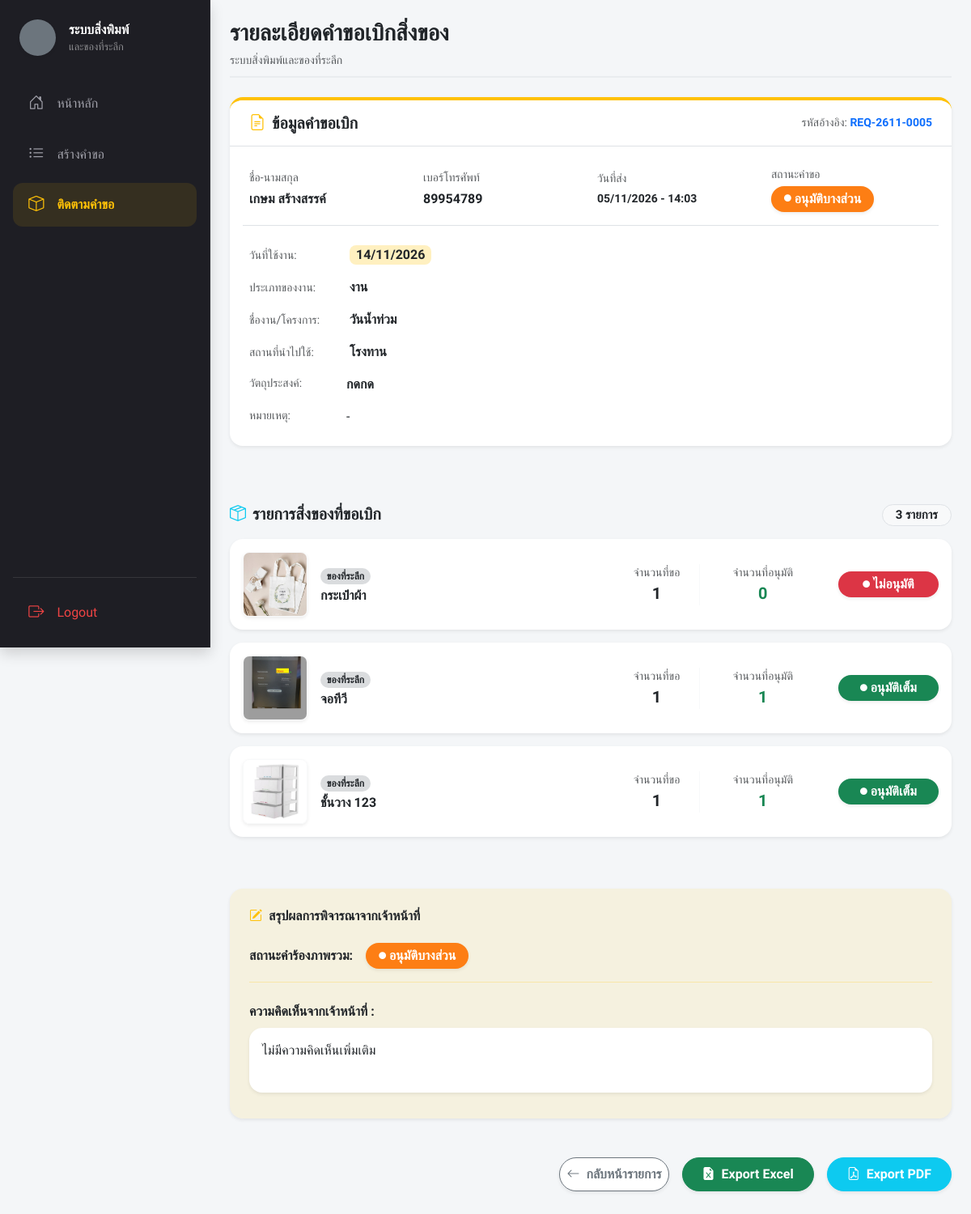
Page /index.php?page=request_view&id=30 (signed in) on the committed database.
### tables this page shows
CREATE TABLE `requests` (
  `request_id` int(11) NOT NULL,
  `request_no` varchar(20) NOT NULL,
  `user_id` int(11) NOT NULL,
  `request_date` datetime DEFAULT current_timestamp(),
  `use_date` date DEFAULT NULL,
  `event_type` varchar(50) DEFAULT NULL,
  `event_name` varchar(200) DEFAULT NULL,
  `location` varchar(200) DEFAULT NULL,
  `purpose` text DEFAULT NULL,
  `user_note` text DEFAULT NULL,
  `status` varchar(20) DEFAULT 'Pending',
  `admin_comment` text DEFAULT NULL,
  `approved_at` datetime DEFAULT NULL,
  `approved_by` int(11) DEFAULT NULL,
  `is_read_user` tinyint(1) NOT NULL DEFAULT 0
);

CREATE TABLE `users` (
  `user_id` int(11) NOT NULL,
  `username` varchar(50) NOT NULL,
  `password` varchar(255) NOT NULL,
  `full_name` varchar(100) DEFAULT NULL,
  `email` varchar(150) DEFAULT NULL,
  `department_id` int(11) DEFAULT NULL,
  `sub_department_id` int(11) DEFAULT NULL,
  `employment_type_id` int(11) DEFAULT NULL,
  `position` varchar(100) DEFAULT NULL,
  `phone_number` varchar(20) DEFAULT NULL,
  `role` varchar(20) DEFAULT 'User',
  `approve_user` int(2) NOT NULL DEFAULT 0,
  `created_at` datetime NOT NULL
);

CREATE TABLE `request_items` (
  `request_item_id` int(11) NOT NULL,
  `request_id` int(11) NOT NULL,
  `item_id` int(11) NOT NULL,
  `requested_qty` int(11) NOT NULL,
  `approved_qty` int(11) DEFAULT NULL,
  `item_status` varchar(20) DEFAULT NULL
);

CREATE TABLE `categories` (
  `category_id` int(11) NOT NULL,
  `name` varchar(100) DEFAULT NULL,
  `is_active` tinyint(1) DEFAULT 1,
  `created_at` datetime DEFAULT current_timestamp()
);

CREATE TABLE `items` (
  `id` int(11) NOT NULL,
  `item_code` varchar(20) NOT NULL,
  `category_id` int(11) NOT NULL,
  `name` varchar(200) NOT NULL,
  `description` text DEFAULT NULL,
  `current_stock` int(11) DEFAULT 0,
  `is_active` tinyint(1) NOT NULL DEFAULT 1,
  `low_stock_threshold` int(11) DEFAULT 10,
  `images` text DEFAULT NULL,
  `created_at` datetime DEFAULT current_timestamp()
);

### views/user/request_view.php (the view, shortened to what this page needs)
<?php
$request_id = $_GET['id'] ?? '';
$user_id = $_SESSION['user_id'] ?? 0;
$stmt = $pdo->prepare("
    SELECT r.*, u.full_name, u.phone_number
    FROM requests r
    JOIN users u ON r.user_id = u.user_id
    WHERE r.request_id = ? AND r.user_id = ?
");
$stmt->execute([$request_id, $user_id]);
$request = $stmt->fetch();
$currentStatus = trim($request['status'] ?? '');
if ($currentStatus !== 'รออนุมัติ' && strtolower($currentStatus) !== 'pending' && empty($request['is_read_user'])) {
    $pdo->prepare('UPDATE requests SET is_read_user = 1 WHERE request_id = ? AND user_id = ?')->execute([$request_id, $user_id]);
    $request['is_read_user'] = 1;
}
$itemStmt = $pdo->prepare("
    SELECT
        ri.*,
        i.name AS item_name,
        i.images,
        c.name AS category_name
    FROM request_items ri
    LEFT JOIN items i ON ri.item_id = i.id
    LEFT JOIN categories c ON i.category_id = c.category_id
    WHERE ri.request_id = ?
");
$itemStmt->execute([$request_id]);
$items = $itemStmt->fetchAll();
$statusText = $request['status'];
$badgeStyle = 'min-width: 110px; ';
if ($statusText === 'รออนุมัติ' || $statusText === 'Pending') {
    $badgeStyle .= 'background-color: #fbff00; color: #000;';
    $statusText = 'รออนุมัติ';
} elseif (strpos($statusText, 'อนุมัติบางส่วน') !== false) {
    $badgeStyle .= 'background-color: #fd7e14; color: #fff;';
} elseif (strpos($statusText, 'ไม่อนุมัติ') !== false) {
    $badgeStyle .= 'background-color: #dc3545; color: #fff;';
} elseif (strpos($statusText, 'อนุมัติ') !== false) {
    $badgeStyle .= 'background-color: #28a745; color: #fff;';
} else {
    $badgeStyle .= 'background-color: #6c757d; color: #fff;';
}
?>
<div class="d-flex justify-content-between align-items-center mb-4 pb-2" style="border-bottom: 2px solid #e9ecef;">
    <div>
        <h3 class="fw-bolder mb-1 text-dark">รายละเอียดคำขอเบิกสิ่งของ</h3>
        <span class="text-muted small">ระบบสิ่งพิมพ์และของที่ระลึก</span>
    </div>
</div>
<div class="card border-0 rounded-4 shadow-sm mb-4 border-warning border-top border-4 bg-white">
    <div class="card-header bg-white py-3 px-4 border-bottom d-flex justify-content-between align-items-center rounded-top-4">
        <h5 class="fw-bold mb-0 text-dark"><i class="bi bi-file-earmark-text me-2 text-warning"></i>ข้อมูลคำขอเบิก</h5>
        <span class="text-muted small">รหัสอ้างอิง: <span class="fw-bold text-primary"><?= htmlspecialchars($request['request_no']) ?></span></span>
    </div>
    <div class="card-body p-4">
        <div class="row g-3 align-items-center mb-4 pb-3 border-bottom">
            <div class="col-12 col-sm-6 col-md-3">
                <div class="text-muted small mb-1">ชื่อ-นามสกุล</div>
                <div class="fw-bold text-dark fs-6"><?= htmlspecialchars($request['full_name'] ?? 'ไม่ทราบชื่อ') ?></div>
            </div>
            <div class="col-12 col-sm-6 col-md-3">
                <div class="text-muted small mb-1">เบอร์โทรศัพท์</div>
                <div class="fw-bold text-dark fs-6"><?= htmlspecialchars($request['phone_number'] ?? '-') ?></div>
            </div>
            <div class="col-12 col-sm-6 col-md-3">
                <div class="text-muted small mb-1">วันที่ส่ง</div>
                <div class="fw-bold text-dark small">
                    <?= date('d/m/Y - H:i', strtotime($request['request_date'])) ?>
                </div>
            </div>
            <div class="col-12 col-sm-6 col-md-3">
                <div class="text-muted small mb-1">สถานะคำขอ</div>
                <span class="badge px-3 py-2 fs-6 rounded-pill shadow-sm d-inline-flex align-items-center justify-content-center" style="<?= $badgeStyle ?>">
                    <i class="bi bi-circle-fill small me-1" style="font-size: 0.55rem;"></i>
                    <?= htmlspecialchars($statusText) ?>
                </span>
            </div>
        </div>
        <div class="row g-2">
            <div class="col-12 mb-2">
                <span class="text-muted small d-inline-block" style="width: 120px;">วันที่ใช้งาน:</span>
                <span class="badge bg-warning text-dark bg-opacity-25 px-2 py-1 fs-6 rounded-3"><?= date('d/m/Y', strtotime($request['use_date'])) ?></span>
            </div>
            <div class="col-12 mb-2">
                <span class="text-muted small d-inline-block" style="width: 120px;">ประเภทของงาน:</span>
                <span class="fw-bold text-dark"><?= htmlspecialchars($request['event_type']) ?></span>
            </div>
            <div class="col-12 mb-2">
                <span class="text-muted small d-inline-block" style="width: 120px;">ชื่องาน/โครงการ:</span>
                <span class="fw-bold text-dark"><?= htmlspecialchars($request['event_name']) ?></span>
            </div>
            <div class="col-12 mb-2">
                <span class="text-muted small d-inline-block" style="width: 120px;">สถานที่นำไปใช้:</span>
                <span class="fw-bold text-dark"><?= htmlspecialchars($request['location']) ?></span>
            </div>
            <div class="col-12 mb-2 d-flex">
                <span class="text-muted small flex-shrink-0" style="width: 120px;">วัตถุประสงค์:</span>
                <span class="fw-bold text-dark"><?= nl2br(htmlspecialchars($request['purpose'])) ?></span>
            </div>
            <div class="col-12 d-flex">
                <span class="text-muted small flex-shrink-0" style="width: 120px;">หมายเหตุ:</span>
                <span class="text-dark"><?= nl2br(htmlspecialchars($request['user_note'] ?: '-')) ?></span>
            </div>
        </div>
    </div>
</div>
<h5 class="fw-bold mb-3 mt-5 text-dark">
    <i class="bi bi-box-seam text-info me-2"></i>รายการสิ่งของที่ขอเบิก
    <span class="float-end badge bg-light text-dark border rounded-pill px-3"><?= count($items) ?> รายการ</span>
</h5>
<div class="mb-5">
    <?php foreach ($items as $index => $item):
        $images = json_decode($item['images'] ?? '[]', true);
        $imgSrc = !empty($images) ? 'assets/uploads/items/' . $images[0] : 'assets/images/placeholder.jpg';
        $reqQty = (int)$item['requested_qty'];
        $appQty = (int)$item['approved_qty'];
        $itemStatusText = 'รออนุมัติ';
        $itemBadgeClass = 'bg-warning bg-opacity-25 text-dark';
        $iconClass = 'text-warning';
        if ($request['status'] !== 'รออนุมัติ' && $request['status'] !== 'Pending') {
            if ($appQty === $reqQty) {
                $itemStatusText = 'อนุมัติเต็ม';
                $itemBadgeClass = 'bg-success text-white';
                $iconClass = 'text-white';
            } elseif ($appQty === 0) {
                $itemStatusText = 'ไม่อนุมัติ';
                $itemBadgeClass = 'bg-danger text-white';
                $iconClass = 'text-white';
            } else {
                $itemStatusText = 'อนุมัติบางส่วน';
                $itemBadgeClass = 'bg-warning text-dark';
                $iconClass = 'text-danger';
            }
        }
    ?>
        <div class="card border-0 rounded-4 shadow-sm mb-3 bg-white">
            <div class="card-body p-3 d-flex align-items-center flex-wrap gap-3">
                <img src="<?= $imgSrc ?>" class="rounded-3 object-fit-cover border border-light shadow-sm" style="width: 80px; height: 80px;">
                <div class="flex-grow-1" style="min-width: 200px;">
                    <span class="badge bg-secondary bg-opacity-25 text-dark rounded-pill mb-1"><?= htmlspecialchars($item['category_name'] ?? 'ไม่ระบุ') ?></span>
                    <h6 class="fw-bolder mb-0 text-dark"><?= htmlspecialchars($item['item_name'] ?? 'ไม่ทราบชื่อ') ?></h6>
                </div>
                <div class="text-center px-4 border-end border-light d-none d-sm-block">
                    <span class="d-block text-muted small">จำนวนที่ขอ</span>
                    <span class="fw-bolder text-dark fs-5"><?= $reqQty ?></span>
                </div>
                <div class="text-center px-4 d-none d-sm-block" style="min-width: 120px;">
                    <span class="d-block text-muted small">จำนวนที่อนุมัติ</span>
                    <span class="fw-bolder text-success fs-5"><?= ($request['status'] === 'รออนุมัติ' || $request['status'] === 'Pending') ? '-' : $appQty ?></span>
                </div>
                <div style="min-width: 140px;" class="text-end ps-3">
                    <span class="badge rounded-pill py-2 w-100 fs-6 fw-bold px-4 py-2 <?= $itemBadgeClass ?> d-inline-flex align-items-center justify-content-center shadow-sm">
                        <i class="bi bi-circle-fill small me-1 <?= $iconClass ?>" style="font-size: 0.55rem;"></i> <?= $itemStatusText ?>
                    </span>
                </div>
            </div>
        </div>
    <?php endforeach; ?>
</div>
<div class="card border-0 rounded-4 shadow-sm mb-5 bg-warning bg-opacity-10">
    <div class="card-body p-4">
        <h6 class="fw-bold mb-4 text-dark"><i class="bi bi-pencil-square me-2 text-warning"></i>สรุปผลการพิจารณาจากเจ้าหน้าที่</h6>
        <div class="d-flex align-items-center mb-4 pb-3 border-bottom border-warning border-opacity-25">
            <span class="fw-bold text-dark me-3">สถานะคำร้องภาพรวม:</span>
            <span class="badge px-3 py-2 fs-6 rounded-pill shadow-sm d-inline-flex align-items-center justify-content-center" style="<?= $badgeStyle ?>">
                <i class="bi bi-circle-fill small me-1" style="font-size: 0.55rem;"></i> <?= htmlspecialchars($statusText) ?>
            </span>
        </div>
        <div class="mb-2">
            <label class="fw-bold mb-2 text-dark">ความคิดเห็นจากเจ้าหน้าที่ :</label>
            <div class="p-3 bg-white rounded-4 shadow-sm text-dark" style="min-height: 80px;">
                <?= nl2br(htmlspecialchars($request['admin_comment'] ?: 'ไม่มีความคิดเห็นเพิ่มเติม')) ?>
            </div>
        </div>
    </div>
</div>
<div class="d-flex justify-content-end gap-3 mb-5 flex-wrap">
    <a href="index.php?page=my_requests" class="btn btn-outline-secondary fw-bold px-2 py-2 bg-white rounded-pill shadow-sm">
        <i class="bi bi-arrow-left me-2"></i>กลับหน้ารายการ
    </a>
    <?php if ($request['status'] !== 'รออนุมัติ' && $request['status'] !== 'ยกเลิก'): ?>
        <button type="button" class="btn btn-success fw-bolder px-4 py-2 rounded-pill shadow-sm" onclick="alert('ฟังก์ชัน Export Excel กำลังพัฒนา');">
            <i class="bi bi-file-earmark-excel-fill me-2"></i>Export Excel
        </button>
        <a href="actions/export_pdf.php?id=<?= $request['request_id'] ?>" target="_blank" class="btn btn-info text-white fw-bolder px-4 py-2 rounded-pill shadow-sm">
            <i class="bi bi-file-earmark-pdf me-2"></i>Export PDF
        </a>
    <?php endif; ?>
</div>

### assets/css/style.css (style rules this page uses)
:root { --portal-ink: #1e1e24; --portal-yellow: #ffc107; --portal-surface: #f8f9fa; }
body { background: var(--portal-surface); }

### includes/header.php (style rules this page uses)
body, .container-fluid, .card, .btn, table, input, select { font-family: 'Prompt', sans-serif !important; }
::placeholder { color: #6c757d !important; opacity: 1 !important; }

### rows in the picture
requests: request_no "REQ-2611-0005", user.full_name "เกษม สร้างสรรค์", user.phone_number "89954789", request_date "05/11/2026 - 14:03", status "อนุมัติบางส่วน", use_date "14/11/2026", event_type "งาน", event_name "วันน้ำท่วม", location "โรงทาน", purpose "กดกด", user_note "-", admin_comment "ไม่มีความคิดเห็นเพิ่มเติม"
request_items: shows a picture, categories.name "ของที่ระลึก", item.name "กระเป๋าผ้า", requested_qty "1", approved_qty "0", itemStatusText "ไม่อนุมัติ"
request_items: shows a picture, categories.name "ของที่ระลึก", item.name "จอทีวี", requested_qty "1", approved_qty "1", itemStatusText "อนุมัติเต็ม"
request_items: shows a picture, categories.name "ของที่ระลึก", item.name "ชั้นวาง 123", requested_qty "1", approved_qty "1", itemStatusText "อนุมัติเต็ม"

### other values in the picture
count($items) "3"
